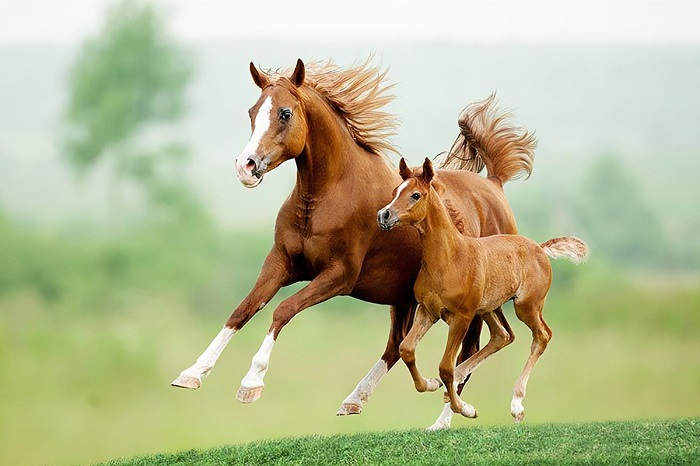
#> input picture DIP/1.jpg, 700 x 466 px
$ python Custom_histogram.py
#> lines starting #> are read from the running program, lines starting #| are printed output that depends on the picture
import matplotlib.pyplot as plt
import numpy as np


def main():
    rgb = plt.imread('1.jpg')
#> rgb is the input picture: shape (466, 700, 3); mean R, G, B 182.1, 185.8, 145.7
    grayscale = rgb_to_grayscale(rgb)

    plot_hist(grayscale)


def rgb_to_grayscale(rgb):
    red, green, blue = rgb[:, :, 0], rgb[:, :, 1], rgb[:, :, 2]
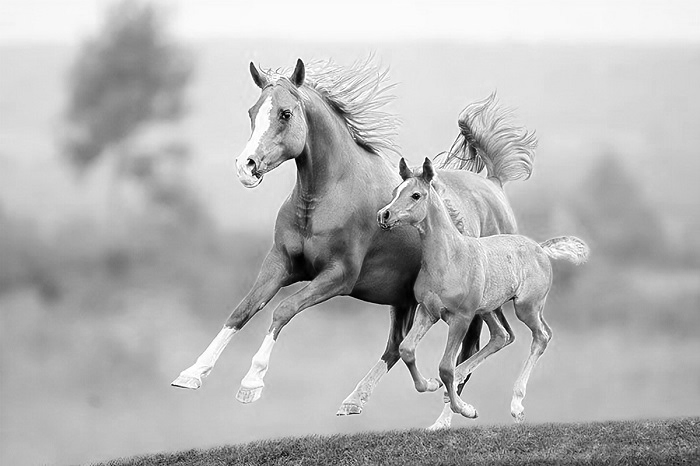
#> red: shape (466, 700); min 0, max 255, mean 182.1
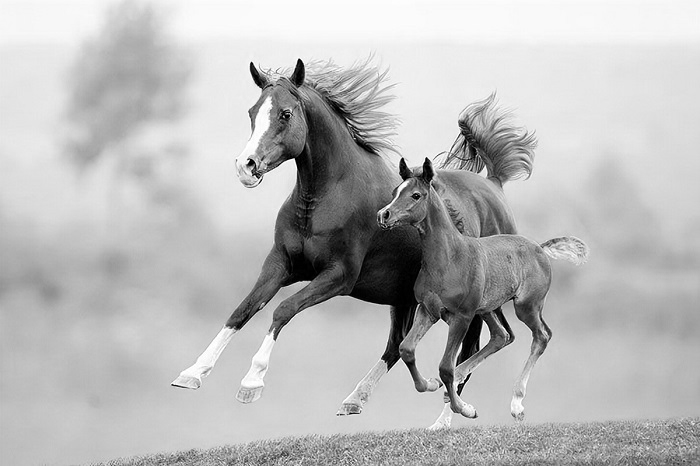
#> green: shape (466, 700); min 0, max 255, mean 185.8
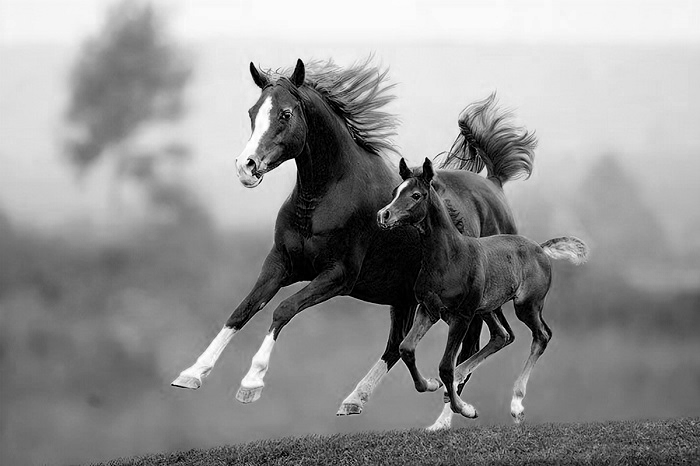
#> blue: shape (466, 700); min 0, max 255, mean 145.7

    graysclae = red * 0.2989 + green * 0.5870 + blue * 0.1140
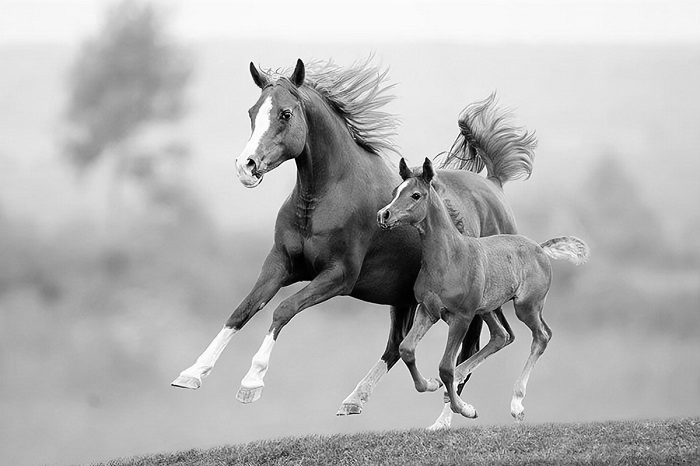
#> graysclae: shape (466, 700) float64; min 0, max 255, mean 180.1
    graysclae = graysclae.astype(int)

    return graysclae


def custom_hist(img):
    img = img.reshape(-1)
    num_of_pixels = np.zeros((256,), dtype=int)

    for i in range(len(img)):
        num_of_pixels[img[i]] += 1
#> after the loop, num_of_pixels = 256 values, max 4783 at index 198, min 0 at index 255, mean 1274.2

    return [num_of_pixels, range(256)]


def plot_hist(img):
    plt.figure(figsize=(15, 15))

    plt.subplot(1, 2, 1)
    plt.title('Built-in Histogram')
    plt.xlabel('Intensity')
    plt.ylabel('Number of Pixels')
    plt.hist(img.ravel(), 256, [0, 256])

    plt.subplot(1, 2, 2)
    plt.title('CUstom Histogram')
    plt.xlabel('Intensity')
    plt.ylabel('Number of Pixels')
    num_of_pixels, intensity = custom_hist(img)
    plt.bar(intensity, num_of_pixels, width=1.01)

    plt.show()
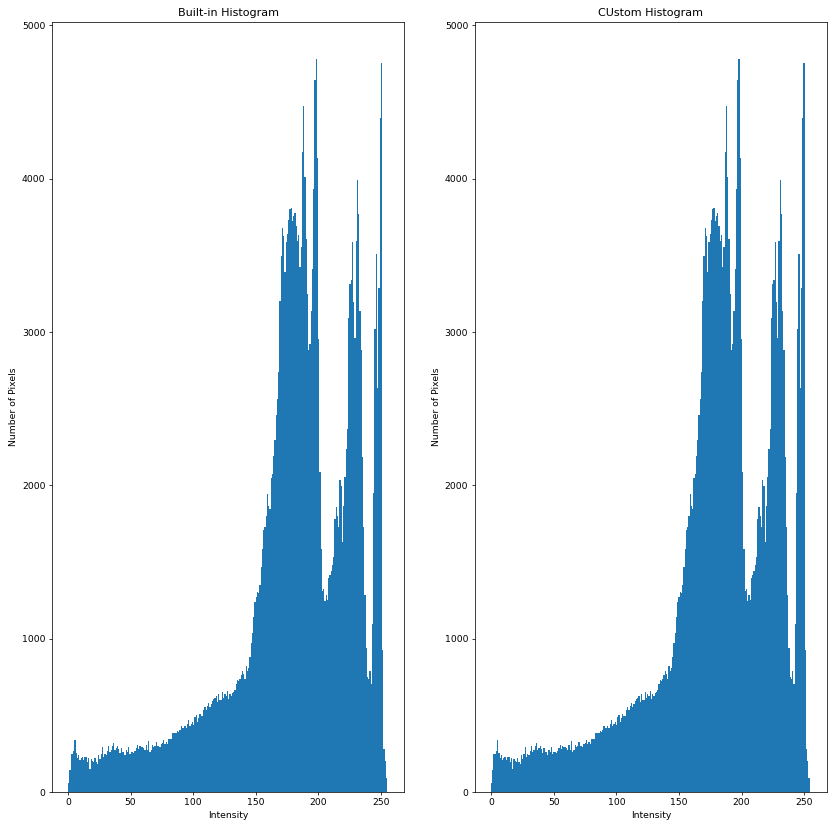
#> figure drawn by matplotlib, 2 panels; panel 1: tallest bar 4783 high, from x = 198 to 199; panel 2: tallest bar 4783 high, from x = 197.5 to 198.5


if __name__ == '__main__':
    main()
